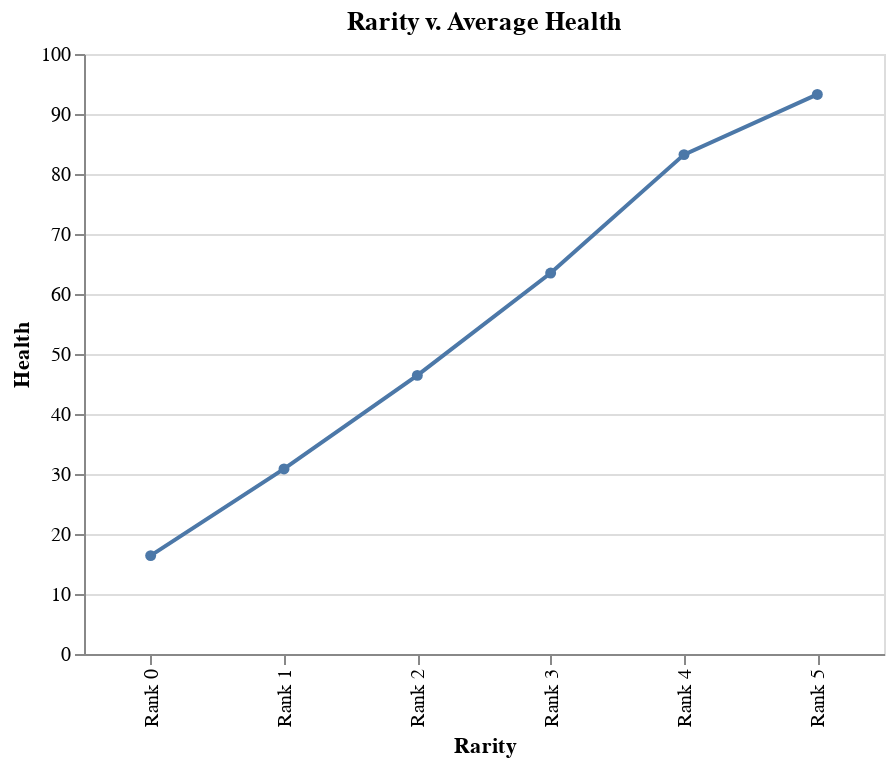

Notebook code cell kept with this figure:
### Code cell
source = df.groupby(by='Rarity').mean().reset_index()

chart4 = Chart(
    source,
    title='Rarity v. Average Health'
).mark_line(point=True).encode(
    x='Rarity',
    y='Health'
).properties(
    width=400
)

chart4

### Figure 1 — Vega-Lite specification as saved in the notebook (floating-point values rounded to 4 significant figures)
{"config": {"view": {"continuousWidth": 400, "continuousHeight": 300}}, "data": {"name": "data-bc96806d87271c03d9af905de17b74ff"}, "mark": {"type": "line", "point": true}, "encoding": {"x": {"field": "Rarity", "type": "nominal"}, "y": {"field": "Health", "type": "quantitative"}}, "title": "Rarity v. Average Health", "width": 400, "$schema": "https://vega.github.io/schema/vega-lite/v4.17.0.json", "datasets": {"data-bc96806d87271c03d9af905de17b74ff": [{"Rarity": "Rank 0", "Level": 8.186, "Health": 16.4, "Energy": 16.4, "Sanity": 16.38}, {"Rarity": "Rank 1", "Level": 7.711, "Health": 30.84, "Energy": 30.88, "Sanity": 31.03}, {"Rarity": "Rank 2", "Level": 7.718, "Health": 46.44, "Energy": 46.33, "Sanity": 46.27}, {"Rarity": "Rank 3", "Level": 7.962, "Health": 63.49, "Energy": 63.86, "Sanity": 63.31}, {"Rarity": "Rank 4", "Level": 8.317, "Health": 83.23, "Energy": 83.24, "Sanity": 83.34}, {"Rarity": "Rank 5", "Level": 7.84, "Health": 93.26, "Energy": 93.77, "Sanity": 93.67}]}}
